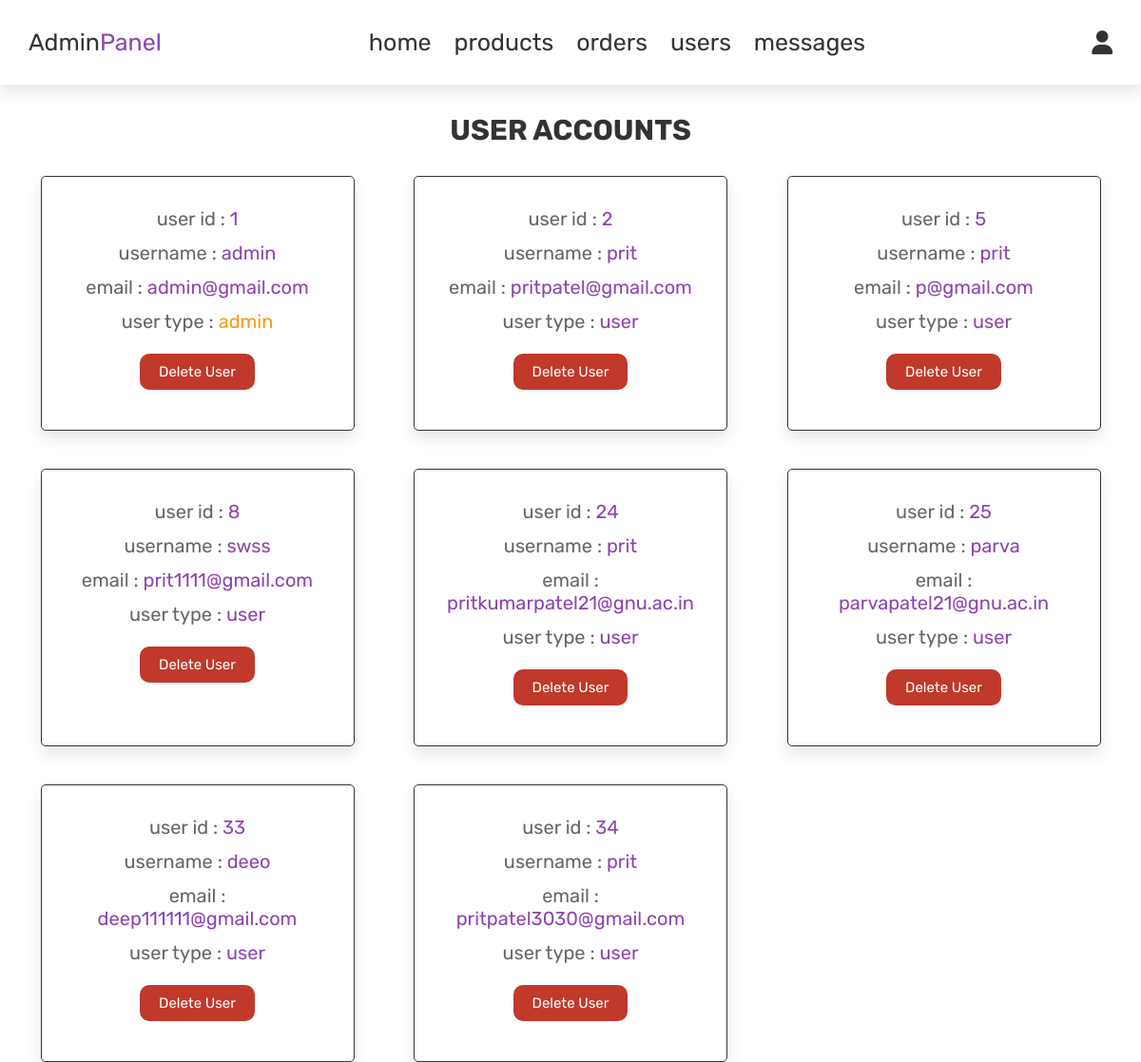
The page /admin_user.php (signed in) on the database its author committed.
### tables this page shows
CREATE TABLE IF NOT EXISTS `users` (
  `id` int NOT NULL AUTO_INCREMENT,
  `name` varchar(100) NOT NULL,
  `email` varchar(100) NOT NULL,
  `password` varchar(100) NOT NULL,
  `ph_no` varchar(15) NOT NULL,
  `usertype` varchar(20) NOT NULL DEFAULT 'user',
  `verification_code` varchar(255) NOT NULL,
  `is_verified` int NOT NULL DEFAULT '0',
  PRIMARY KEY (`id`),
  UNIQUE KEY `ph_no` (`ph_no`),
  UNIQUE KEY `email` (`email`)
);

### admin_user.php (the view, shortened to what this page needs)
<?php
include 'conn.php';
?>
<!DOCTYPE html>
<html lang="en">
<head>
   <link rel="stylesheet" href="https://cdnjs.cloudflare.com/ajax/libs/font-awesome/6.0.0/css/all.min.css">
   <link rel="stylesheet" href="css/admin.css">
</head>
<body>
    <header class="header">
   <div class="flex">
      <a href="admin_page.php" class="logo">Admin<span>Panel</span></a>
      <nav class="navbar">
         <a href="admin_page.php">home</a>
         <a href="admin_products.php">products</a>
         <a href="admin_order.php">orders</a>
         <a href="admin_user.php">users</a>
         <a href="admin_mes.php">messages</a>
      </nav>
      <div class="icons">
         <div id="user-btn" class="fas fa-user"></div>
      </div>
   </div>
</header>
<section class="users">
   <h1 class="title"> user accounts </h1>
   <div class="box-container">
      <?php
         $select_users = mysqli_query($conn, "SELECT * FROM `users`") or die('query failed');
         while($fetch_users = mysqli_fetch_assoc($select_users)){
      ?>
      <div class="box">
         <p> user id : <span><?php echo $fetch_users['id']; ?></span> </p>
         <p> username : <span><?php echo $fetch_users['name']; ?></span> </p>
         <p> email : <span><?php echo $fetch_users['email']; ?></span> </p>
         <p> user type : <span style="color:<?php if($fetch_users['usertype'] == 'admin'){ echo 'var(--orange)'; } ?>"><?php echo $fetch_users['usertype']; ?></span> </p>
         <a href="admin_user.php?delete=<?php echo $fetch_users['id']; ?>" onclick="return confirm('delete this user?');" class="delete-btn">delete user</a>
      </div>
      <?php
         };
      ?>
   </div>
</section>
</body>
</html>

### css/admin.css (style rules this page uses)
:root { --purple:#8e44ad; --red:#c0392b; --orange:#f39c12; --black:#333; --white:#fff; --light-color:#666; --light-white:#ccc; --light-bg:#f5f5f5; --border:.1rem solid var(--black); --box-shadow:0 .5rem 1rem rgba(0,0,0,.1); }
* { font-family: 'Rubik', sans-serif; margin:0; padding:0; box-sizing: border-box; outline: none; border:none; text-decoration: none; transition:all .2s linear; }
.header { position: relative; top:0; left:0; right:0; z-index: 1000; background-color: var(--white); box-shadow: var(--box-shadow); }
.header .flex { display: flex; align-items: center; padding:30px; justify-content: space-between; position: relative; max-width: 1200px; }
.header .flex .logo { font-size: 25px; color:var(--black); }
.header .flex .logo span { color:var(--purple); }
.header .flex .navbar a { margin:0 10px; font-size: 25px; color:var(--black); }
.header .flex .icons div { margin-left: 20px; font-size: 25px; cursor: pointer; color:var(--black); }
.btn, .option-btn, .delete-btn, .white-btn { display: inline-block; margin-top: 10px; margin-bottom: 10px; padding:10px 20px; cursor: pointer; color:var(--white); font-size: 15px; border-radius: 10px; text-transform: capitalize; }
.delete-btn { background-color: var(--red); }
.title { text-align: center; margin-top: 30px; margin-bottom: 10px; text-transform: uppercase; color:var(--black); font-size: 30px; }
.users .box-container { display: grid; grid-template-columns: repeat(auto-fit,330px); justify-content: space-evenly; gap:20px; max-width: 1200px; margin:0 auto; }
.users .box-container .box { background-color: var(--white); padding:32px; margin-top: 20px; border:var(--border); box-shadow: var(--box-shadow); border-radius: 5px; text-align: center; }
.users .box-container .box p { padding-bottom: 12px; font-size: 20px; color:var(--light-color); }
.users .box-container .box p span { color:var(--purple); }

### rows shown on the page
users: id "1", name "admin", email "admin@gmail.com", usertype "admin"
users: id "2", name "prit", email "pritpatel@gmail.com", usertype "user"
users: id "5", name "prit", email "p@gmail.com", usertype "user"
users: id "8", name "swss", email "prit1111@gmail.com", usertype "user"
users: id "24", name "prit", email "pritkumarpatel21@gnu.ac.in", usertype "user"
users: id "25", name "parva", email "parvapatel21@gnu.ac.in", usertype "user"
users: id "33", name "deeo", email "deep111111@gmail.com", usertype "user"
users: id "34", name "prit", email "pritpatel3030@gmail.com", usertype "user"
